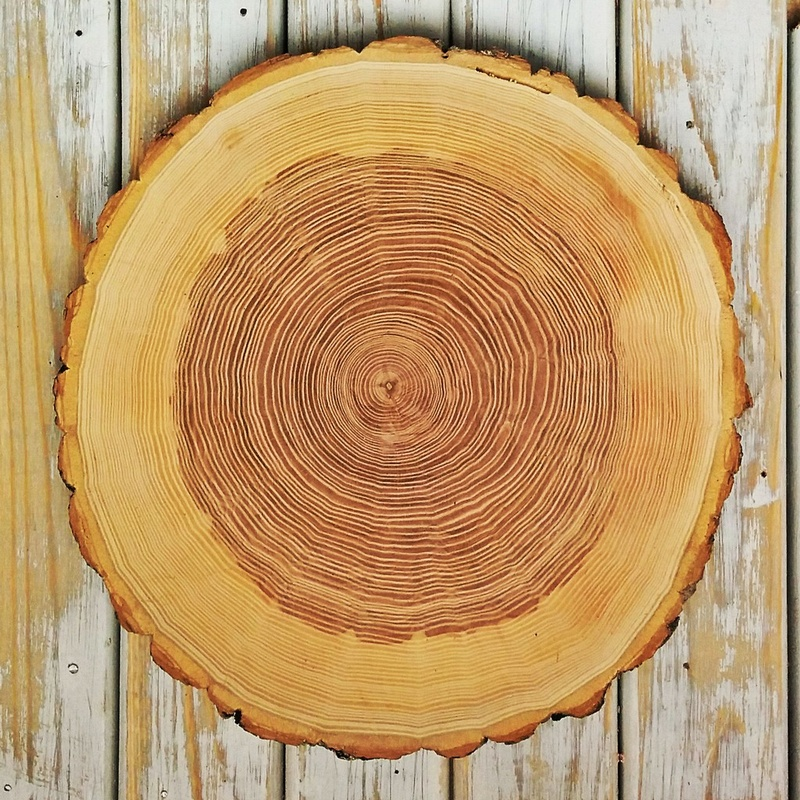
#> input picture rings_slice.jpg, 800 x 800 px
$ python main2.py   (Python 2 division)
#> lines starting #> are read from the running program, lines starting #| are printed output that depends on the picture
import numpy as np
import cv2
import sys

frame = cv2.imread("rings_slice.jpg")
#> frame is the input picture: shape (800, 800, 3); mean B, G, R 104.4, 153.4, 192

if frame is None:
    print('Error loading image')
    exit()

frame = cv2.cvtColor(frame, cv2.COLOR_BGR2GRAY)
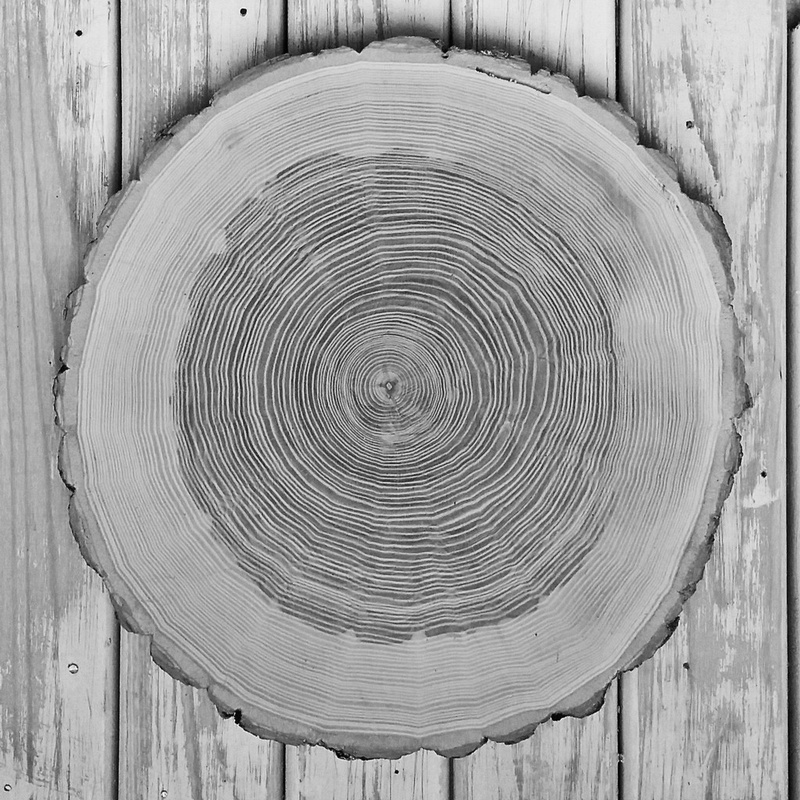
#> frame: shape (800, 800); min 0, max 253, mean 159.4

frame = cv2.adaptiveThreshold(frame, 255, cv2.ADAPTIVE_THRESH_GAUSSIAN_C, cv2.THRESH_BINARY, 11, 2)
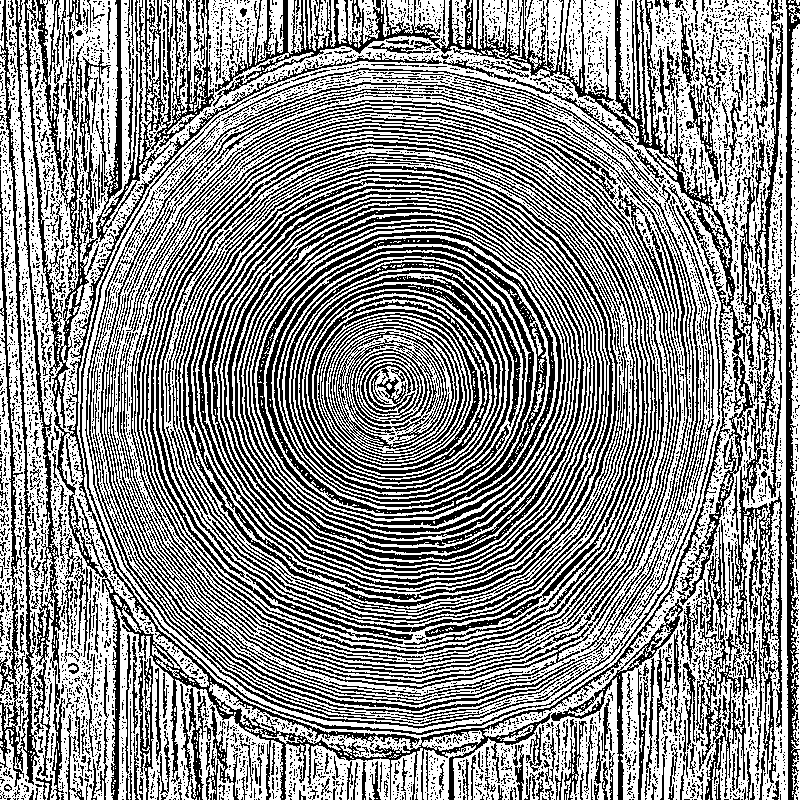
#> frame: shape (800, 800); 56% white; black in thin lines or dots

rows = frame.shape[0]
#> rows = 800
cols = frame.shape[1]
#> cols = 800

# Use centre column
column_index = cols / 2
#> column_index = 400

ring_count = 0;

# Start with the second row
for i in range(1, rows):
    # If this pixel is white and the previous pixel is black
    if 255 == frame[i, column_index] and 0 == frame[i - 1, column_index]:
        ring_count += 1;
#> after the loop, ring_count = 153

print(ring_count)
#| 153

$ run again, with hr2.JPG copied over rings_slice.jpg
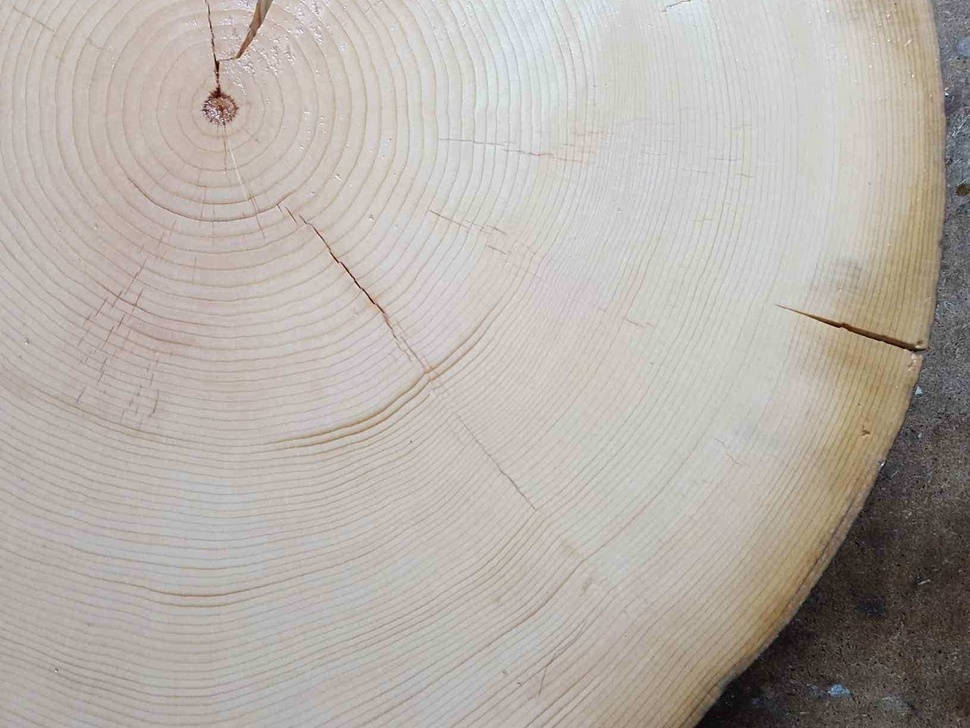
#> input picture hr2.JPG, 970 x 728 px, shrunk from 1631 x 1224 before the run
#> frame is the input picture: shape (728, 970, 3); mean B, G, R 169.5, 175.8, 182.3
#> `frame = cv2.cvtColor(frame, cv2.COLOR_BGR2GRAY)`:
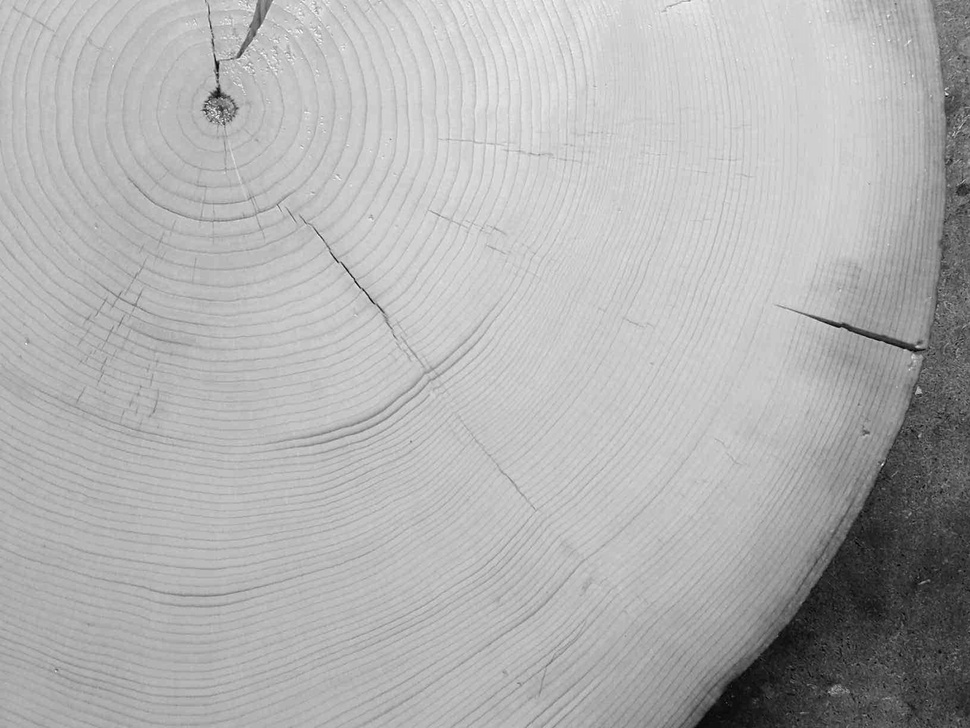
#> frame: shape (728, 970); min 1, max 254, mean 177
#> `frame = cv2.adaptiveThreshold(frame, 255, cv2.ADAPTIVE_THRESH_GAUSSIAN..`:
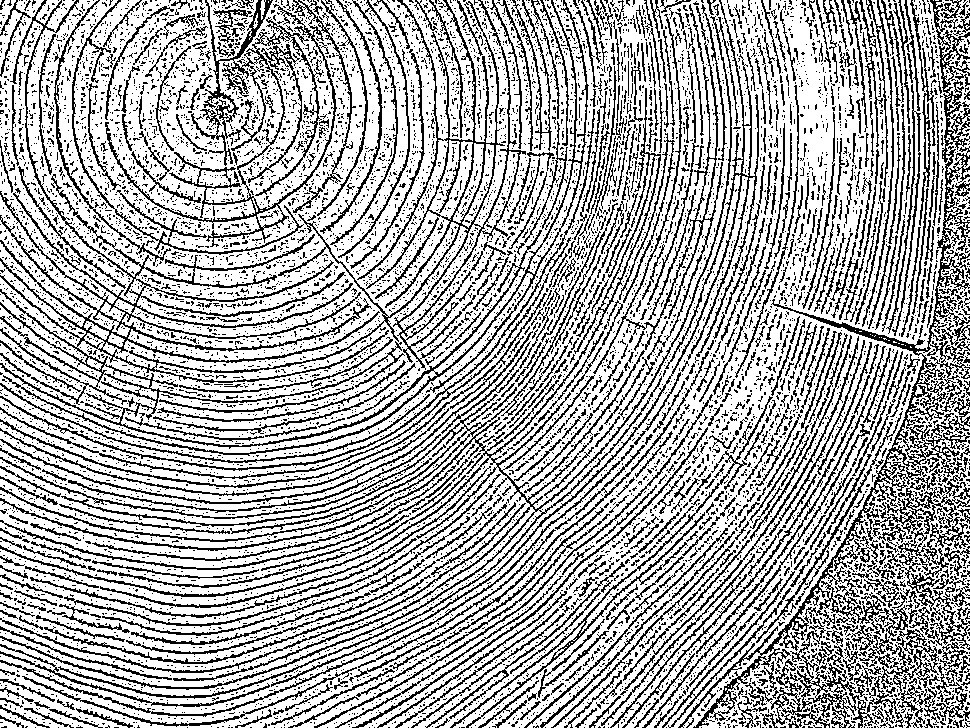
#> frame: shape (728, 970); 68.7% white; black in thin lines or dots
#> after the loop `for i in range(1, rows):`: ring_count = 83
#| 83

$ run again, with rings1.jpg copied over rings_slice.jpg
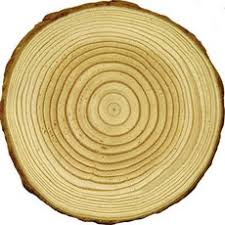
#> input picture rings1.jpg, 225 x 225 px
#> frame is the input picture: shape (225, 225, 3); mean B, G, R 137, 190, 210
#> `frame = cv2.cvtColor(frame, cv2.COLOR_BGR2GRAY)`:
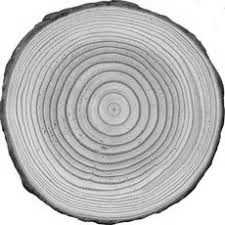
#> frame: shape (225, 225); min 4, max 255, mean 189.9
#> `frame = cv2.adaptiveThreshold(frame, 255, cv2.ADAPTIVE_THRESH_GAUSSIAN..`:
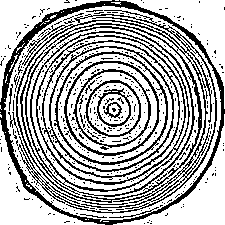
#> frame: shape (225, 225); 68.2% white; black in thin lines or dots
#> after the loop `for i in range(1, rows):`: ring_count = 42
#| 42

$ run again, with rings2.jpg copied over rings_slice.jpg
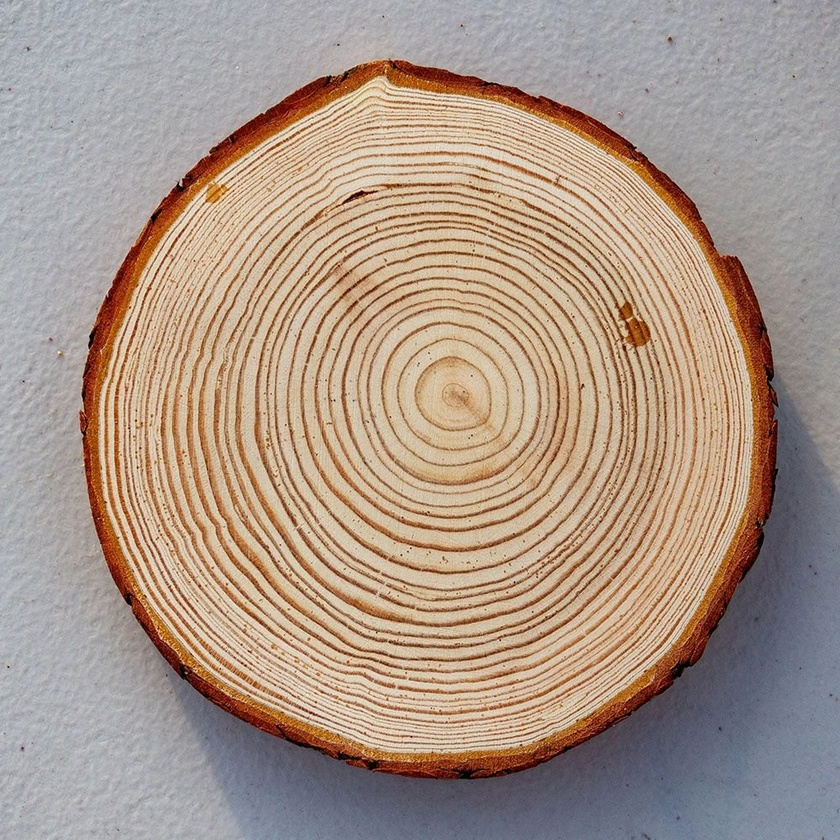
#> input picture rings2.jpg, 840 x 840 px, shrunk from 1000 x 1000 before the run
#> frame is the input picture: shape (840, 840, 3); mean B, G, R 136.8, 150.9, 170.3
#> `frame = cv2.cvtColor(frame, cv2.COLOR_BGR2GRAY)`:
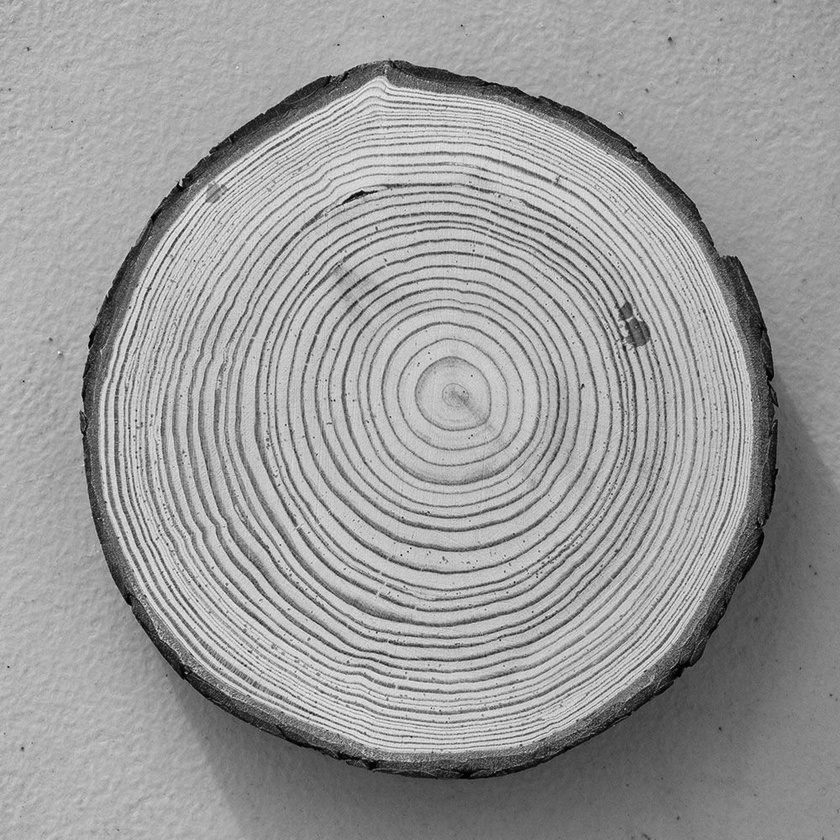
#> frame: shape (840, 840); min 0, max 245, mean 155.1
#> `frame = cv2.adaptiveThreshold(frame, 255, cv2.ADAPTIVE_THRESH_GAUSSIAN..`:
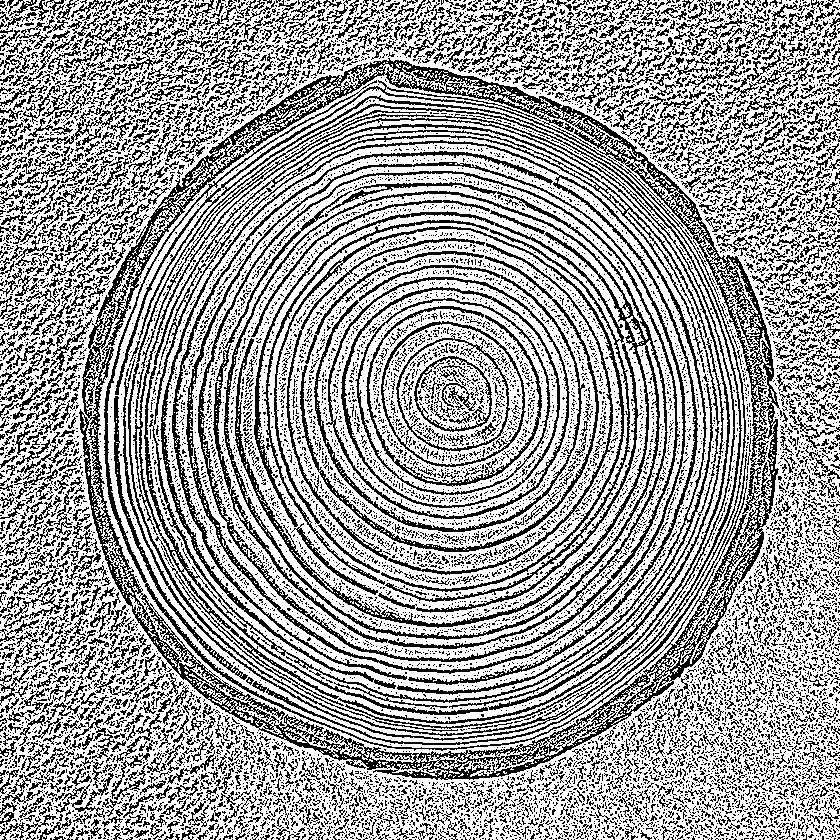
#> frame: shape (840, 840); 63% white; black in thin lines or dots
#> after the loop `for i in range(1, rows):`: ring_count = 124
#| 124
